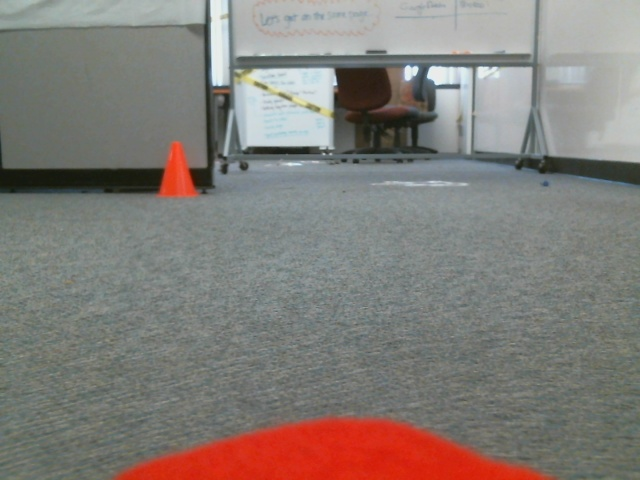
#> input picture cam1_img/0010.jpg, 640 x 480 px, given in place of angle000.jpg, which was not available
$ python pano.py --dataset cam1_img
#> lines starting #> are read from the running program, lines starting #| are printed output that depends on the picture; after the words box and inside, x2 and y2 are one past the last pixel; in counts of white or black regions, pixels touching at a corner belong together; pictures that were not available may be replaced by others from this repository, and a replacement may not be noted
'''
Panorama Creation
=================

Creates panorama given dataset of images.

Usage:
------
    python pano.py -d [<image folder>]
'''

import cv2
import numpy as np
import argparse

class Panorama(object):

    def __init__(self, data, height, width, matchAngle):
        self.dataset = data
        self.h = height
        self.w = width
        self.match = matchAngle
        self.images = self.readImages()

    def copyTo(self, arr1, arr2, y, x):
        '''
        Copies arr2 into arr1, with the top left corner of arr2 at the
        specified location.
        '''
        if y + arr2.shape[0] > arr1.shape[0] or x + arr2.shape[1] > arr1.shape[1]:
            raise ValueError('Dimensions of image are exceeded.')

        for i in range(arr2.shape[0]):
            for j in range(arr2.shape[1]):
                arr1[y+i][j+x] = arr2[i][j]

    def readImages(self):
        '''
        Read images from dataset. Images must be named as 'angle[<measure>].jpg', e.g.
        'angle225.jpg'.
        '''
        imgArr = []
        for angle in range(0, 375, 15):
            currentImg = cv2.imread('%s/angle%s.jpg' % (self.dataset, str(angle).zfill(3)))
#> currentImg is the input picture: shape (480, 640, 3); mean B, G, R 120.5, 125.3, 130.6
            smallImg = cv2.resize(currentImg, (self.w, self.h))
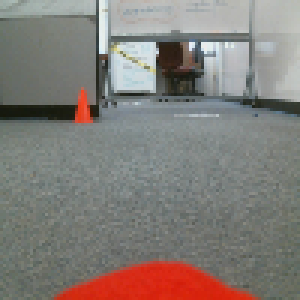
#> smallImg: shape (100, 100, 3) (shown 3 times larger); mean B, G, R 120.5, 125.2, 130.6
            cv2.putText(smallImg, str(angle), (int(0.55*self.w), self.h-10), cv2.FONT_HERSHEY_PLAIN, 1, 255)
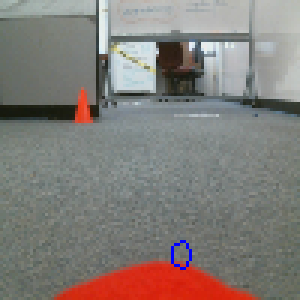
#> smallImg: shape (100, 100, 3) (shown 3 times larger); 0.22% of pixels changed, all inside (x1, y1, x2, y2) = (57, 80, 64, 90)
            cv2.line(smallImg, (int(self.w*0.5), 0), (int(self.w*0.5), self.h), (255, 0, 0), 1)
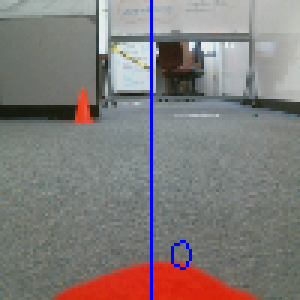
#> smallImg: shape (100, 100, 3) (shown 3 times larger); 1% of pixels changed, all inside (x1, y1, x2, y2) = (50, 0, 51, 100)
            imgArr.append(smallImg)
#> pass 2 of the loop in readImages, `for angle in range(0, 375, 15):`:
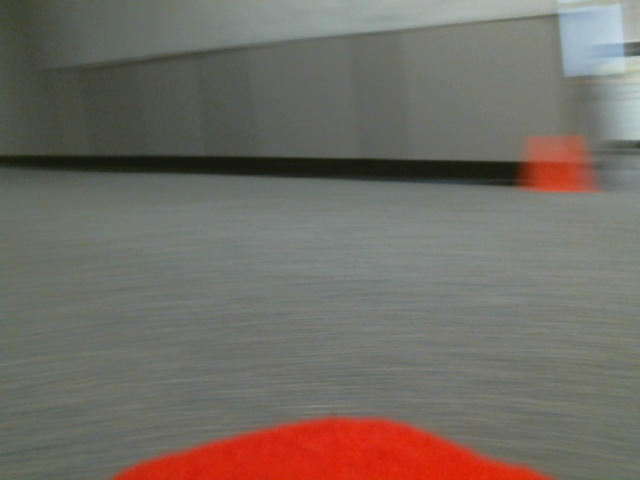
#> input picture cam1_img/0012.jpg, 640 x 480 px, given in place of angle015.jpg, which was not available
#> in readImages, currentImg is the input picture: shape (480, 640, 3); mean B, G, R 100.7, 108.2, 114.6
#> in readImages, `cv2.putText(smallImg, str(angle), (int(0.55*self.w), self.h-10), cv2.F..`:
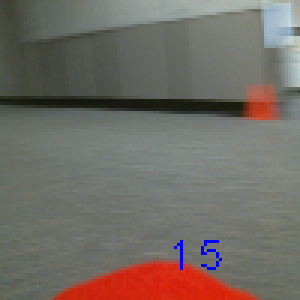
#> smallImg: shape (100, 100, 3) (shown 3 times larger); mean B, G, R 101.2, 107.8, 114.1
#> in readImages, `cv2.line(smallImg, (int(self.w*0.5), 0), (int(self.w*0.5), self.h), (2..`:
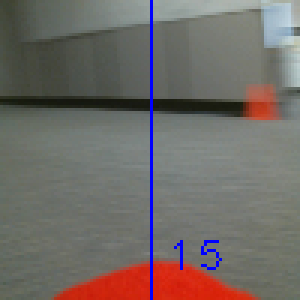
#> smallImg: shape (100, 100, 3) (shown 3 times larger); 1% of pixels changed, all inside (x1, y1, x2, y2) = (50, 0, 51, 100)
        return imgArr

    def drawRect(self, image):
        pt1 = (int(self.match/360 * self.w * 24), 0)
        pt2 = (int(self.match/360 * self.w * 24 + self.w), self.h)
        cv2.rectangle(image, pt1, pt2, (0, 0, 255), 5)

    def write(self, filename):
        img = np.zeros((self.h, self.w*len(self.images), 3), np.uint8)
        for x in range(len(self.images)):
            try:
                self.copyTo(img, self.images[x], 0, x*self.w)
            except:
                pass
        self.drawRect(img)
        cv2.imwrite(filename, img   )

    def run(self):
        img = np.zeros((self.h, self.w*len(self.images), 3), np.uint8)
        for x in range(len(self.images)):
            try:
                self.copyTo(img, self.images[x], 0, x*self.w)
            except:
                pass
        self.drawRect(img)
        cv2.imshow('Panorama', img)
        cv2.waitKey(0)

if __name__ == '__main__':
    ap = argparse.ArgumentParser()
    ap.add_argument('-d', '--dataset', required=True,
        help='Path to the directory containing images')
    args = vars(ap.parse_args())

#> (the run stopped early here; a loop or call above may not have finished)
